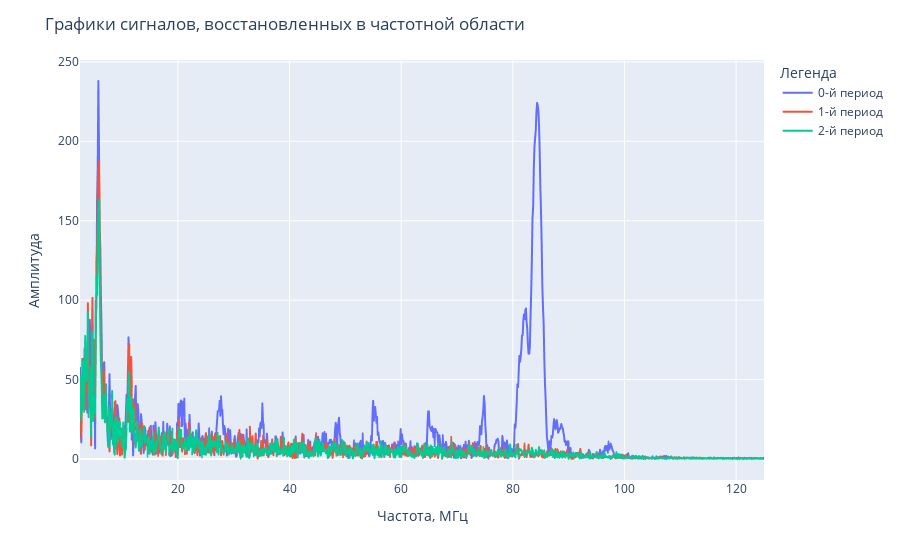

Notebook source saved alongside this figure:
### Markdown cell above
Интерактивный график сигнала, восстановленного в частотной области для некоторых периодов

### Code cell
periods_on_plot = [0, 1, 2]
offset=20

plot_df = pd.DataFrame(frequency_domain_restored_signal[periods_on_plot, 1:int(period)//2+1].T, columns=[f'{i}-й период' for i in periods_on_plot])
plot_df['Frequences'] = frequences_range * 1e-6

fig = px.line(plot_df.iloc[offset:], x="Frequences", y=plot_df.drop('Frequences', axis=1).columns)\
    .update_layout(title='Графики сигналов, восстановленных в частотной области',xaxis_title='Частота, МГц', yaxis_title='Амплитуда', legend_title='Легенда')

fig.show()

### Figure 1 — Plotly figure (JSON) as saved in the notebook; plotly's stock layout.template omitted (floating-point values rounded to 4 significant figures; data arrays with more than 128 entries replaced by an {"elided": "..."} marker saying what was removed)
{"data": [{"hovertemplate": "variable=0-й период<br>Frequences=%{x}<br>value=%{y}<extra></extra>", "legendgroup": "0-й период", "line": {"color": "#636efa", "dash": "solid"}, "marker": {"symbol": "circle"}, "mode": "lines", "name": "0-й период", "showlegend": true, "type": "scattergl", "x": {"elided": "1044 float values"}, "xaxis": "x", "y": {"elided": "1044 float values"}, "yaxis": "y"}, {"hovertemplate": "variable=1-й период<br>Frequences=%{x}<br>value=%{y}<extra></extra>", "legendgroup": "1-й период", "line": {"color": "#EF553B", "dash": "solid"}, "marker": {"symbol": "circle"}, "mode": "lines", "name": "1-й период", "showlegend": true, "type": "scattergl", "x": {"elided": "1044 float values"}, "xaxis": "x", "y": {"elided": "1044 float values"}, "yaxis": "y"}, {"hovertemplate": "variable=2-й период<br>Frequences=%{x}<br>value=%{y}<extra></extra>", "legendgroup": "2-й период", "line": {"color": "#00cc96", "dash": "solid"}, "marker": {"symbol": "circle"}, "mode": "lines", "name": "2-й период", "showlegend": true, "type": "scattergl", "x": {"elided": "1044 float values"}, "xaxis": "x", "y": {"elided": "1044 float values"}, "yaxis": "y"}], "layout": {"legend": {"title": {"text": "Легенда"}, "tracegroupgap": 0}, "margin": {"t": 60}, "title": {"text": "Графики сигналов, восстановленных в частотной области"}, "xaxis": {"anchor": "y", "domain": [0, 1], "title": {"text": "Частота, МГц"}}, "yaxis": {"anchor": "x", "domain": [0, 1], "title": {"text": "Амплитуда"}}}}
